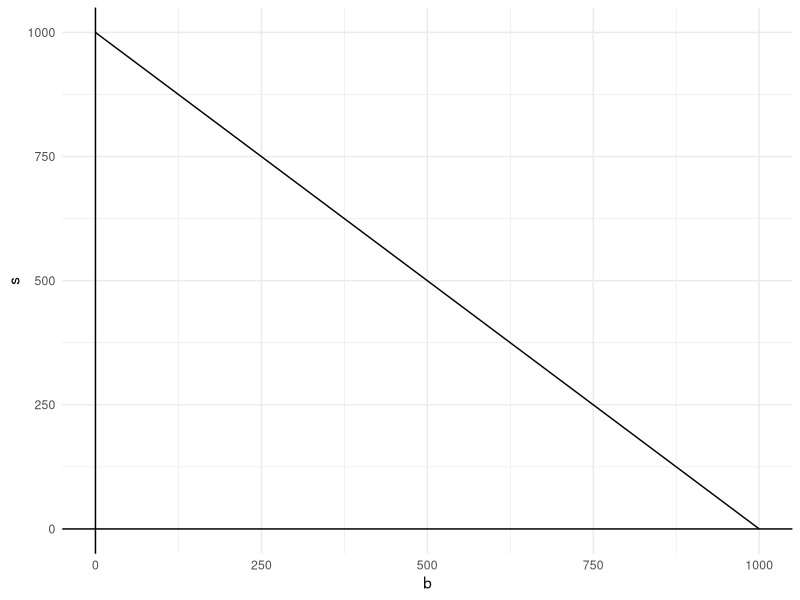
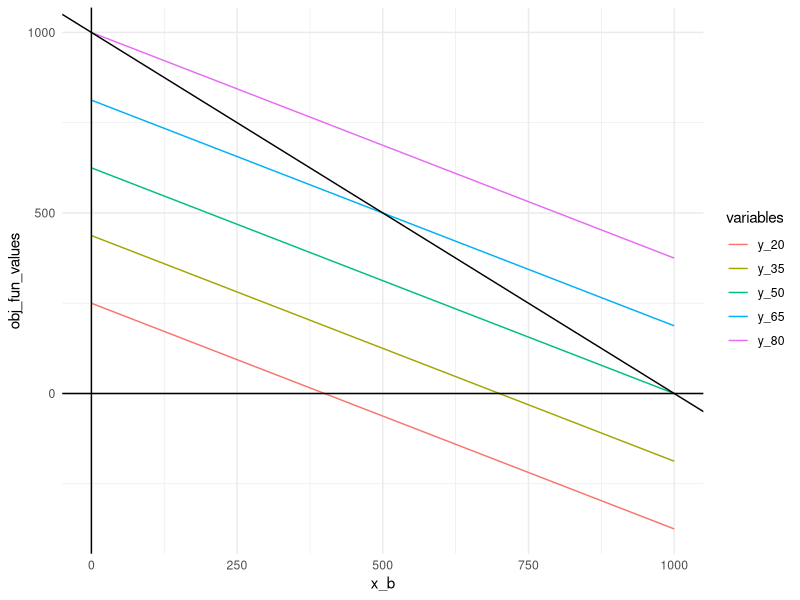

The R script that drew these images, in order:
## ---- chunk 1

library(tidyverse)
library(rmarkdown)
library(knitr)
library(xml2)
library(lpSolve) #Note this new library for Linear Programming

knitr::opts_chunk$set(echo = T, 
                      warning = T, 
                      message = F, 
                      eval = T, 
                      include = T,
                      fig.height=3.5, 
                      fig.width=3.5,
                      fig.align = 'center'
                      )
## ---- chunk 2

b <- 0:1000
s <- 1000 - b

ggplot(data.frame(cbind(b, s)), aes(b, s)) +
  geom_line() +
  geom_vline(xintercept = 0) + #vertical line
  geom_hline(yintercept = 0) + #horizontal line
  theme_minimal()

## ---- chunk 3

x_b <- 0:1000

y_20 <- (20-0.05*x_b)/0.08
y_35 <- (35-0.05*x_b)/0.08
y_50 <- (50-0.05*x_b)/0.08
y_65 <- (65-0.05*x_b)/0.08
y_80 <- (80-0.05*x_b)/0.08

data_plot_w <- cbind(x_b, y_20, 
                     y_35, y_50, 
                     y_65, y_80) %>%
  dplyr::as_tibble() #wide format

data_plot_l <- tidyr::gather(data_plot_w, 
                             y_20:y_80,
                             key = "variables",
                             value = "obj_fun_values") #long format

ggplot(data = data_plot_l, aes(x_b, obj_fun_values)) +
  geom_line(aes(color = variables)) +
  geom_vline(xintercept = 0) +
  geom_hline(yintercept = 0) +
  geom_abline(aes(intercept = 1000, slope = -1)) +
  theme_minimal()


## ---- chunk 4

optim_port <- lpSolve::lp(direction = "max",
                          objective.in = c(0.05, 0.08),
                          const.mat = matrix(c(1,1), #must be matrix
                                             nrow = 1,
                                             byrow = T
                                             ),
                          const.dir = c("<="),
                          const.rhs = 1000
                          )

optim_port$solution

optim_port$objval

## ---- chunk 5

optim_lp <- lpSolve::lp(direction = "max",
                        objective.in = c(25, 20),
                        const.mat = matrix(c(20, 12, 1/15, 1/15),
                                           nrow = 2,
                                           byrow = T),
                        const.dir = c("<=", "<="),
                        const.rhs = c(1800, 8)
                        )

optim_lp$solution

optim_lp$objval

## ---- chunk 6

num <- 2001 #number of points
u <- rnorm(num, 0, 1) #normal 0, 1 residuals

# One constraint per row: a[i], b[i] >= 0
A1 <- cbind(diag(2*num),0)

# a[i] - b[i] = y[i] - y
A2 <- cbind(diag(num), -diag(num), 1)

quant_med <- lpSolve::lp("min",
                         c(rep(1,2*num),0),
                         rbind(A1, A2),
                         c(rep(">=", 2*num), rep("=", num)),
                         c(rep(0,2*num), u)
                         )

quant_med$solution %>% tail()

median(u)
